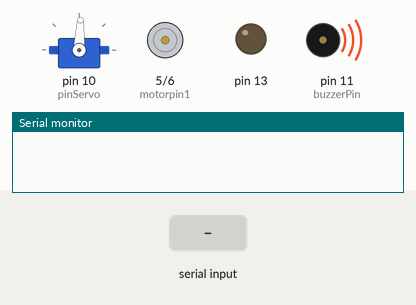
Recording of a sketch running on a simulated Arduino Uno, built with avr-gcc and run on an emulated ATmega328P. Shown: servo, motor-driver pin pairs drawn as motors (green arrow = first pin HIGH = forward, orange = second pin HIGH = backward, longer = more drive, scaled by the enable pin), output pins drawn as LEDs (lit = HIGH), buzzer (waves = sounding, pin HIGH), the last lines printed to the serial monitor. Inputs (shaded band) come from the test bench.

Above: at 1.2 s.
1.3 s: "1" received over Serial
At 1.7 s:
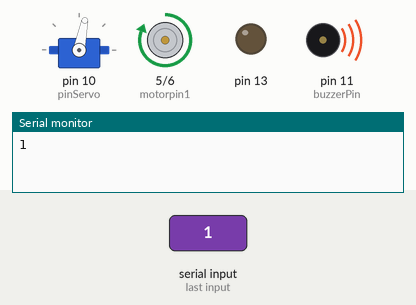
2.8 s: byte 56 ('8') received over Serial
At 4.0 s:
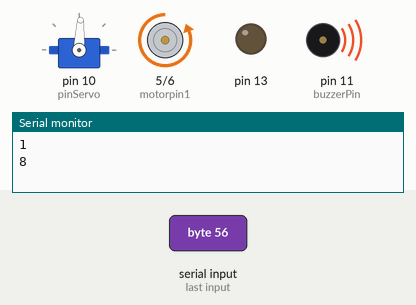
4.3 s: "2" received over Serial
At 5.2 s:
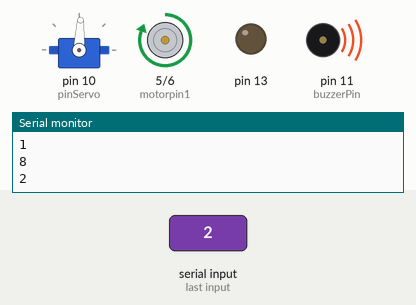
5.8 s: "5" received over Serial
At 6.3 s:
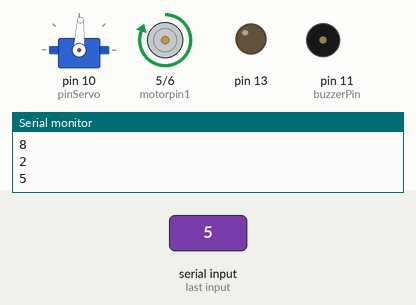
7.3 s: byte 57 ('9') received over Serial
At 8.5 s:
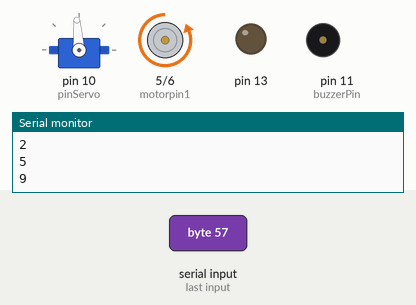
8.8 s: "4" received over Serial
At 9.8 s:
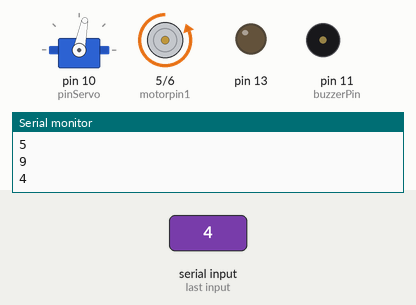
Timing chart, 0 to 11.3 s (numbered marks = the images above; inputs shaded):
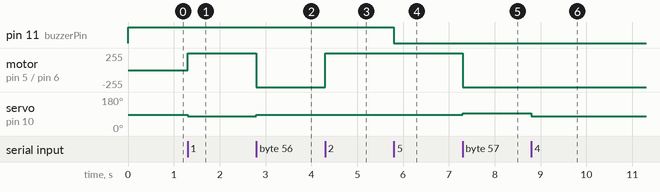

Measured:
- after the input at 1.3 s, motor on pin 5 (motorpin1) / pin 6 (motorpin2): stopped → forward 255/255 at once; servo on pin 10 (pinServo): 87° → 79° at once
- after the input at 2.8 s, motor on pin 5 (motorpin1) / pin 6 (motorpin2): forward 255/255 → backward 255/255 at once; servo on pin 10 (pinServo): 79° → 87° at once
- after the input at 4.3 s, motor on pin 5 (motorpin1) / pin 6 (motorpin2): backward 255/255 → forward 255/255 at once
- after the input at 5.8 s, pin 11 (buzzerPin): HIGH → LOW at once
- after the input at 7.3 s, motor on pin 5 (motorpin1) / pin 6 (motorpin2): forward 255/255 → backward 255/255 at once; servo on pin 10 (pinServo): 87° → 94° at once
- after the input at 8.8 s, servo on pin 10 (pinServo): 94° → 79° at once

The sketch:

RC-Car_Arduino.ino
```cpp
#include <Servo.h>

Servo servo;
//pins
int pinServo = 10;

int buzzerPin = 11;

int motorEnA = A0;
int motorpin1 = 5;
int motorpin2 = 6;

//values
int mode = 1;
int steering = 8;

void setup() {
  // put your setup code here, to run once:
  Serial.begin(9600);

  pinMode(pinServo, OUTPUT);
  pinMode(13, OUTPUT);
  pinMode(buzzerPin, OUTPUT);

  pinMode(motorEnA, OUTPUT);
  pinMode(motorpin1, OUTPUT);
  pinMode(motorpin2, OUTPUT);

  //digitalWrite(LED_BUILTIN, LOW);
  digitalWrite(13, LOW);
  digitalWrite(buzzerPin, HIGH);

  //digitalWrite(motorpin1, LOW);
  //digitalWrite(motorpin2, LOW);

  servo.attach(pinServo);
  servo.write(87);
}

void loop() {
  // put your main code here, to run repeatedly:
  if (Serial.available() > 0)
  {
    char data = Serial.read();

    switch (data)
    {
      case 'a': //digitalWrite(buzzerPin, LOW);
        mode = 1;
        //analogWrite(motorEnA, 125*mode);
        break;

      case 'b': //digitalWrite(buzzerPin, LOW);
        mode = 2;
        //analogWrite(motorEnA, 125*mode);
        break;

      case '0': digitalWrite(buzzerPin, HIGH);
        //digitalWrite(LED_BUILTIN, LOW);
        servo.write(87);
        analogWrite(motorEnA, 0);
        digitalWrite(motorpin1, LOW);
        digitalWrite(motorpin2, LOW);
        break;

      case '1': //digitalWrite(buzzerPin, HIGH); //audio OFF
        //digitalWrite(LED_BUILTIN, HIGH);
        servo.write(87-(steering*mode)); //104
        if(mode==1)
        {
          analogWrite(motorEnA, 255);
        }
        else
        {
          analogWrite(motorEnA, 165);
        }
        digitalWrite(motorpin1, HIGH);
        digitalWrite(motorpin2, LOW);
        break;

      case '2': //digitalWrite(buzzerPin, LOW); //audio ON
        //digitalWrite(LED_BUILTIN, HIGH);
        servo.write(87);
        if(mode==1)
        {
          analogWrite(motorEnA, 255);
        }
        else
        {
          analogWrite(motorEnA, 165);
        }
        digitalWrite(motorpin1, HIGH);
        digitalWrite(motorpin2, LOW);
        break;

      case '3': //digitalWrite(buzzerPin, LOW);
        //digitalWrite(LED_BUILTIN, HIGH);
        if(mode==1)
        {
          analogWrite(motorEnA, 255);
        }
        else
        {
          analogWrite(motorEnA, 165);
        }
        servo.write(87+(steering*mode));
        digitalWrite(motorpin1, HIGH);
        digitalWrite(motorpin2, LOW);
        break;

      case '4': //digitalWrite(buzzerPin, LOW);
        //digitalWrite(LED_BUILTIN, LOW);
        servo.write(87-(steering*mode));
        break;

      case '5': digitalWrite(buzzerPin, LOW);
        //digitalWrite(LED_BUILTIN, HIGH);
        //servo.write(87);
        break;

      case '6': //digitalWrite(buzzerPin, LOW);
        //digitalWrite(LED_BUILTIN, LOW);
        servo.write(87+(steering*mode));
        break;

      case '7': //digitalWrite(buzzerPin, LOW);
        //digitalWrite(LED_BUILTIN, HIGH);
        if(mode==1)
        {
          analogWrite(motorEnA, 255);
        }
        else
        {
          analogWrite(motorEnA, 165);
        }
        servo.write(87-(steering*mode));
        digitalWrite(motorpin1, LOW);
        digitalWrite(motorpin2, HIGH);
        break;

      case '8': //digitalWrite(buzzerPin, LOW);
        //digitalWrite(LED_BUILTIN, HIGH);
        if(mode==1)
        {
          analogWrite(motorEnA, 255);
        }
        else
        {
          analogWrite(motorEnA, 165);
        }
        servo.write(87);
        digitalWrite(motorpin1, LOW);
        digitalWrite(motorpin2, HIGH);
        break;

      case '9': //digitalWrite(buzzerPin, LOW);
        //digitalWrite(LED_BUILTIN, HIGH);
        if(mode==1)
        {
          analogWrite(motorEnA, 255);
        }
        else
        {
          analogWrite(motorEnA, 165);
        }
        servo.write(87+(7*mode));
        digitalWrite(motorpin1, LOW);
        digitalWrite(motorpin2, HIGH);
        break;

      default: break;
    }
    Serial.println(data);

    //digitalWrite(13,LOW);
    //digitalWrite(LED_BUILTIN,LOW);
  }
  //delay(20);
}
```
